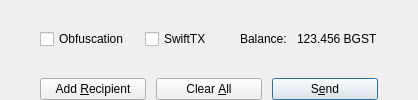
       <widget class="QFrame" name="frameButtons">
        <property name="lineWidth">
         <number>0</number>
        </property>
        <layout class="QHBoxLayout" name="horizontalLayout">
         <property name="spacing">
          <number>0</number>
         </property>
         <property name="leftMargin">
          <number>0</number>
         </property>
         <property name="topMargin">
          <number>0</number>
         </property>
         <property name="rightMargin">
          <number>0</number>
         </property>
         <property name="bottomMargin">
          <number>0</number>
         </property>
         <item>
          <spacer name="horizontalSpacer_7">
           <property name="orientation">
            <enum>Qt::Horizontal</enum>
           </property>
           <property name="sizeHint" stdset="0">
            <size>
             <width>40</width>
             <height>20</height>
            </size>
           </property>
          </spacer>
         </item>
         <item>
          <layout class="QVBoxLayout" name="verticalLayout_3">
           <item>
            <spacer name="verticalSpacer_7">
             <property name="orientation">
              <enum>Qt::Vertical</enum>
             </property>
             <property name="sizeHint" stdset="0">
              <size>
               <width>20</width>
               <height>20</height>
              </size>
             </property>
            </spacer>
           </item>
           <item>
            <layout class="QHBoxLayout" name="horizontalLayout_2">
             <property name="spacing">
              <number>10</number>
             </property>
             <item>
              <widget class="QCheckBox" name="checkUseObfuscation">
               <property name="minimumSize">
                <size>
                 <width>95</width>
                 <height>0</height>
                </size>
               </property>
               <property name="text">
                <string>Obfuscation</string>
               </property>
               <property name="iconSize">
                <size>
                 <width>17</width>
                 <height>17</height>
                </size>
               </property>
               <property name="checked">
                <bool>false</bool>
               </property>
              </widget>
             </item>
             <item>
              <widget class="QCheckBox" name="checkSwiftTX">
               <property name="enabled">
                <bool>true</bool>
               </property>
               <property name="minimumSize">
                <size>
                 <width>85</width>
                 <height>0</height>
                </size>
               </property>
               <property name="text">
                <string>SwiftTX</string>
               </property>
              </widget>
             </item>
             <item>
              <widget class="QLabel" name="labelBalanceText">
               <property name="text">
                <string>Balance:</string>
               </property>
               <property name="indent">
                <number>0</number>
               </property>
              </widget>
             </item>
             <item>
              <widget class="QLabel" name="labelBalance">
               <property name="sizePolicy">
                <sizepolicy hsizetype="Preferred" vsizetype="Fixed">
                 <horstretch>0</horstretch>
                 <verstretch>0</verstretch>
                </sizepolicy>
               </property>
               <property name="cursor">
                <cursorShape>IBeamCursor</cursorShape>
               </property>
               <property name="text">
                <string notr="true">123.456 BGST</string>
               </property>
               <property name="indent">
                <number>0</number>
               </property>
               <property name="textInteractionFlags">
                <set>Qt::LinksAccessibleByMouse|Qt::TextSelectableByKeyboard|Qt::TextSelectableByMouse</set>
               </property>
              </widget>
             </item>
            </layout>
           </item>
           <item>
            <spacer name="verticalSpacer_8">
             <property name="orientation">
              <enum>Qt::Vertical</enum>
             </property>
             <property name="sizeHint" stdset="0">
              <size>
               <width>20</width>
               <height>10</height>
              </size>
             </property>
            </spacer>
           </item>
           <item>
            <layout class="QHBoxLayout" name="horizontalLayout_3">
             <property name="spacing">
              <number>10</number>
             </property>
             <item>
              <widget class="QPushButton" name="addButton">
               <property name="toolTip">
                <string>Send to multiple recipients at once</string>
               </property>
               <property name="text">
                <string>Add &amp;Recipient</string>
               </property>
               <property name="autoDefault">
                <bool>false</bool>
               </property>
              </widget>
             </item>
             <item>
              <widget class="QPushButton" name="clearButton">
               <property name="toolTip">
                <string>Clear all fields of the form.</string>
               </property>
               <property name="text">
                <string>Clear &amp;All</string>
               </property>
               <property name="autoDefault">
                <bool>false</bool>
               </property>
              </widget>
             </item>
             <item>
              <widget class="QPushButton" name="sendButton">
               <property name="toolTip">
                <string>Confirm the send action</string>
               </property>
               <property name="text">
                <string>S&amp;end</string>
               </property>
               <property name="autoDefault">
                <bool>false</bool>
               </property>
               <property name="default">
                <bool>true</bool>
               </property>
              </widget>
             </item>
            </layout>
           </item>
          </layout>
         </item>
         <item>
          <spacer name="horizontalSpacer">
           <property name="orientation">
            <enum>Qt::Horizontal</enum>
           </property>
           <property name="sizeHint" stdset="0">
            <size>
             <width>40</width>
             <height>20</height>
            </size>
           </property>
          </spacer>
         </item>
        </layout>
       </widget>
